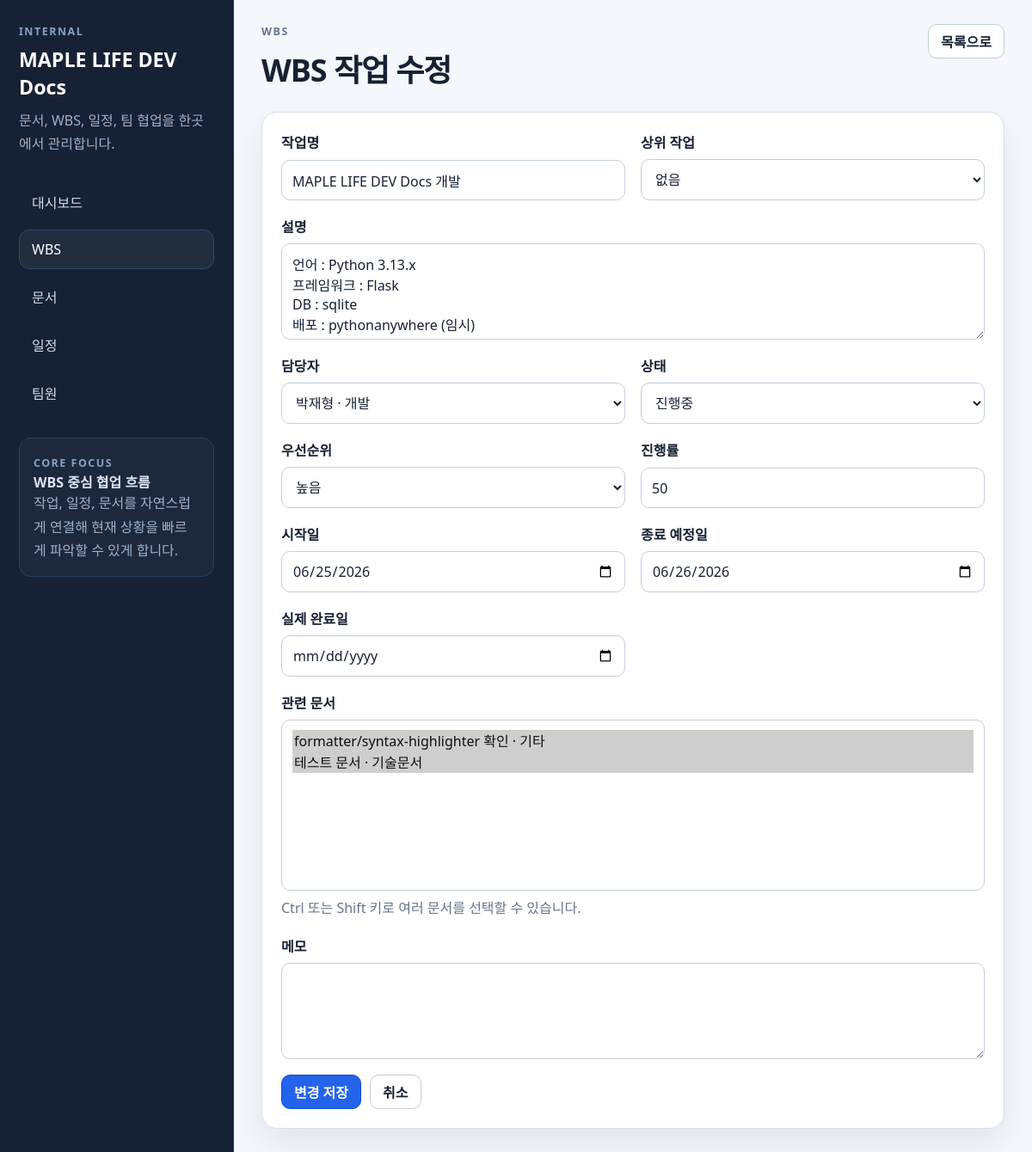
Page /wbs/1/edit on the committed database.
### tables this page shows
CREATE TABLE wbs_tasks (
    id INTEGER PRIMARY KEY AUTOINCREMENT,
    parent_id INTEGER REFERENCES wbs_tasks(id) ON DELETE SET NULL,
    title TEXT NOT NULL,
    description TEXT,
    assignee_id INTEGER REFERENCES members(id) ON DELETE SET NULL,
    status TEXT NOT NULL DEFAULT '예정',
    priority TEXT NOT NULL DEFAULT '보통',
    start_date TEXT,
    due_date TEXT,
    completed_date TEXT,
    progress INTEGER NOT NULL DEFAULT 0,
    notes TEXT,
    created_at TIMESTAMP DEFAULT CURRENT_TIMESTAMP,
    updated_at TIMESTAMP DEFAULT CURRENT_TIMESTAMP
);

### app/wbs.py (the view)
@bp.route("/<int:task_id>/edit", methods=("GET", "POST"))
def edit_task(task_id: int):
    db = get_db()
    task, selected_document_ids = _fetch_task_with_links(task_id)
    if not task:
        flash("작업을 찾을 수 없습니다.", "error")
        return redirect(url_for("wbs.list_tasks"))
    if request.method == "POST":
        data = _task_form_data()
        errors = _validate_task_form(data, task_id=task_id)
        if not errors:
            db.execute(
                """
                UPDATE wbs_tasks
                SET parent_id = ?, title = ?, description = ?, assignee_id = ?,
                    status = ?, priority = ?, start_date = ?, due_date = ?,
                    completed_date = ?, progress = ?, notes = ?,
                    updated_at = CURRENT_TIMESTAMP
                WHERE id = ?
                """,
                (
                    data["parent_id"],
                    data["title"],
                    data["description"],
                    data["assignee_id"],
                    data["status"],
                    data["priority"],
                    data["start_date"],
                    data["due_date"],
                    data["completed_date"],
                    data["progress"],
                    data["notes"],
                    task_id,
                ),
            )
            sync_task_documents(db, task_id, data["document_ids"])
            db.commit()
            flash("WBS 작업이 수정되었습니다.", "success")
            return redirect(url_for("wbs.list_tasks"))
        for error in errors:
            flash(error, "error")
        form_data = data
        selected_document_ids = data["document_ids"]
    else:
        form_data = None
    return render_template(
        "wbs/form.html",
        page_title="WBS 작업 수정",
        submit_label="변경 저장",
        task=task,
        selected_document_ids=selected_document_ids,
        members=_fetch_members(),
        parent_tasks=db.execute(
            "SELECT id, title FROM wbs_tasks WHERE id != ? ORDER BY created_at ASC, id ASC",
            (task_id,),
        ).fetchall(),
        documents=_fetch_documents(),
        statuses=TASK_STATUSES,
        priorities=TASK_PRIORITIES,
        form_data=form_data,
    )

### app/db.py (called while the page is built)
def get_db():
    if "db" not in g:
        db_path = Path(current_app.config["DATABASE"])
        db_path.parent.mkdir(parents=True, exist_ok=True)
        g.db = sqlite3.connect(db_path)
        g.db.row_factory = sqlite3.Row
        g.db.execute("PRAGMA foreign_keys = ON")
    return g.db

### app/wbs.py (called while the page is built)
def _fetch_members():
    return get_db().execute(
        """
        SELECT id, name, role, part
        FROM members
        WHERE is_active = 1
        ORDER BY name COLLATE NOCASE ASC
        """
    ).fetchall()

def _fetch_documents():
    return get_db().execute(
        """
        SELECT id, title, doc_type
        FROM documents
        ORDER BY updated_at DESC, title COLLATE NOCASE ASC
        """
    ).fetchall()

def _fetch_task_with_links(task_id: int):
    db = get_db()
    task = db.execute(
        """
        SELECT t.*, m.name AS assignee_name, p.title AS parent_title
        FROM wbs_tasks t
        LEFT JOIN members m ON m.id = t.assignee_id
        LEFT JOIN wbs_tasks p ON p.id = t.parent_id
        WHERE t.id = ?
        """,
        (task_id,),
    ).fetchone()
    if not task:
        return None, []
    document_ids = [
        row["document_id"]
        for row in db.execute(
            "SELECT document_id FROM task_documents WHERE task_id = ? ORDER BY document_id ASC",
            (task_id,),
        ).fetchall()
    ]
    return task, document_ids

### app/templates/wbs/form.html (shortened to what this page needs)
{% extends "base.html" %}
{% block page_title %}{{ page_title }}{% endblock %}
{% block topbar_eyebrow %}WBS{% endblock %}
{% block topbar_actions %}
  <a href="{{ url_for('wbs.list_tasks') }}" class="button button--secondary">목록으로</a>
{% endblock %}
{% block content %}
  <section class="panel">
    <form method="post" class="form-grid">
      <div class="field">
        <label for="title">작업명</label>
        <input id="title" name="title" type="text" value="{{ form_data.title if form_data else task['title'] if task else '' }}">
      </div>
      <div class="field">
        <label for="parent_id">상위 작업</label>
        <select id="parent_id" name="parent_id">
          <option value="">없음</option>
          {% set selected_parent = form_data.parent_id if form_data else task['parent_id'] if task else '' %}
        </select>
      </div>
      <div class="field field--full">
        <label for="description">설명</label>
        <textarea id="description" name="description" rows="4">{{ form_data.description if form_data else task['description'] if task else '' }}</textarea>
      </div>
      <div class="field">
        <label for="assignee_id">담당자</label>
        <select id="assignee_id" name="assignee_id">
          {% set selected_assignee = form_data.assignee_id if form_data else task['assignee_id'] if task else '' %}
          {% for member in members %}
            <option value="{{ member['id'] }}" {% if selected_assignee and selected_assignee|string == member['id']|string %}selected{% endif %}>{{ member["name"] }}{% if member["part"] %} · {{ member["part"] }}{% endif %}</option>
          {% endfor %}
        </select>
      </div>
      <div class="field">
        <label for="status">상태</label>
        <select id="status" name="status">
          {% set selected_status = form_data.status if form_data else task['status'] if task else '예정' %}
          {% for status in statuses %}
            <option value="{{ status }}" {% if selected_status == status %}selected{% endif %}>{{ status }}</option>
          {% endfor %}
        </select>
      </div>
      <div class="field">
        <label for="priority">우선순위</label>
        <select id="priority" name="priority">
          {% set selected_priority = form_data.priority if form_data else task['priority'] if task else '보통' %}
          {% for priority in priorities %}
            <option value="{{ priority }}" {% if selected_priority == priority %}selected{% endif %}>{{ priority }}</option>
          {% endfor %}
        </select>
      </div>
      <div class="field">
        <label for="progress">진행률</label>
        <input id="progress" name="progress" type="number" min="0" max="100" value="{{ form_data.progress if form_data else task['progress'] if task else 0 }}">
      </div>
      <div class="field">
        <label for="start_date">시작일</label>
        <input id="start_date" name="start_date" type="date" value="{{ form_data.start_date if form_data else task['start_date'] if task else '' }}">
      </div>
      <div class="field">
        <label for="due_date">종료 예정일</label>
        <input id="due_date" name="due_date" type="date" value="{{ form_data.due_date if form_data else task['due_date'] if task else '' }}">
      </div>
      <div class="field">
        <label for="completed_date">실제 완료일</label>
        <input id="completed_date" name="completed_date" type="date" value="{{ form_data.completed_date if form_data else task['completed_date'] if task else '' }}">
      </div>
      <div class="field field--full">
        <label for="document_ids">관련 문서</label>
        <select id="document_ids" name="document_ids" multiple size="7">
          {% for document in documents %}
            <option value="{{ document['id'] }}" {% if document['id'] in selected_document_ids %}selected{% endif %}>{{ document["title"] }} · {{ document["doc_type"] }}</option>
          {% endfor %}
        </select>
        <p class="field-help">Ctrl 또는 Shift 키로 여러 문서를 선택할 수 있습니다.</p>
      </div>
      <div class="field field--full">
        <label for="notes">메모</label>
        <textarea id="notes" name="notes" rows="4">{{ form_data.notes if form_data else task['notes'] if task else '' }}</textarea>
      </div>
      <div class="form-actions">
        <button type="submit" class="button button--primary">{{ submit_label }}</button>
        <a href="{{ url_for('wbs.list_tasks') }}" class="button button--secondary">취소</a>
      </div>
    </form>
  </section>
{% endblock %}

### app/static/styles.css (style rules this page uses)
:root { --bg: #f4f7fb; --sidebar: #162234; --sidebar-border: #223149; --surface: #ffffff; --surface-soft: #f7f9fc; --surface-muted: #eef3f8; --text: #172133; --muted: #66758b; --line: #d9e1ec; --line-strong: #c4cedd; --accent: #2463eb; --accent-strong: #0f4fce; --success: #1d8f5a; --warning: #c78014; --danger: #c54343; --shadow: 0 18px 40px rgba(15, 23, 42, 0.08); }
* { box-sizing: border-box; }
body { margin: 0; min-height: 100vh; color: var(--text); background: var(--bg); font-family: "Segoe UI", "Noto Sans KR", Arial, sans-serif; }
a { color: inherit; }
button, input, select, textarea { font: inherit; }
.stats-grid, .dashboard-grid, .filter-grid, .form-grid, .detail-grid { display: grid; gap: 18px; }
.stat-card, .panel { padding: 22px; border: 1px solid var(--line); border-radius: 18px; background: var(--surface); box-shadow: var(--shadow); }
.stat-card p, .panel-heading p, .muted-text, .subtext, .empty-state, .field-help { margin: 0; color: var(--muted); line-height: 1.6; }
.panel { min-width: 0; }
.button, .button-link { display: inline-flex; align-items: center; justify-content: center; min-height: 40px; padding: 0 14px; border: 1px solid var(--line-strong); border-radius: 10px; background: var(--surface); color: var(--text); font-weight: 600; text-decoration: none; cursor: pointer; }
.button--primary { border-color: var(--accent-strong); background: var(--accent); color: #ffffff; }
.field { display: grid; gap: 8px; }
.field label { font-weight: 600; }
.field input, .field select, .field textarea { width: 100%; padding: 11px 12px; border: 1px solid var(--line-strong); border-radius: 10px; background: #ffffff; color: var(--text); }
.field textarea { resize: vertical; }
.field--full { grid-column: 1 / -1; }
.form-grid { grid-template-columns: repeat(2, minmax(0, 1fr)); }
.form-actions { display: flex; gap: 10px; grid-column: 1 / -1; }

### rows in the picture
wbs_tasks: title "MAPLE LIFE DEV Docs 개발", description "언어 : Python 3.13.x 프레임워크 : Flask DB : sqlite 배포 : pythonanywhere (임시)", status "진행중", priority "높음", progress "50", start_date "06/25/2026", due_date "06/26/2026"

### other values in the picture
{{ page_title }} "WBS 작업 수정"
{{ submit_label }} "변경 저장"
form field assignee_id "박재형 · 개발"
form field document_ids "formatter/syntax-highlighter 확인 · 기타 ☑ / 테스트 문서 · 기술문서 ☑"
